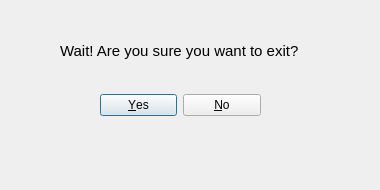
<?xml version="1.0" encoding="UTF-8"?>
<ui version="4.0">
 <class>PopUp_Exit_Confirmation</class>
 <widget class="QDialog" name="PopUp_Exit_Confirmation">
  <property name="geometry">
   <rect>
    <x>0</x>
    <y>0</y>
    <width>380</width>
    <height>190</height>
   </rect>
  </property>
  <property name="windowTitle">
   <string>Exit Confirmation</string>
  </property>
  <widget class="QLabel" name="label">
   <property name="geometry">
    <rect>
     <x>60</x>
     <y>30</y>
     <width>261</width>
     <height>41</height>
    </rect>
   </property>
   <property name="maximumSize">
    <size>
     <width>16777215</width>
     <height>16777215</height>
    </size>
   </property>
   <property name="font">
    <font>
     <pointsize>11</pointsize>
    </font>
   </property>
   <property name="text">
    <string>Wait! Are you sure you want to exit?</string>
   </property>
  </widget>
  <widget class="QDialogButtonBox" name="buttonBox">
   <property name="geometry">
    <rect>
     <x>100</x>
     <y>80</y>
     <width>161</width>
     <height>51</height>
    </rect>
   </property>
   <property name="orientation">
    <enum>Qt::Horizontal</enum>
   </property>
   <property name="standardButtons">
    <set>QDialogButtonBox::No|QDialogButtonBox::Yes</set>
   </property>
  </widget>
 </widget>
 <resources/>
 <connections/>
</ui>
